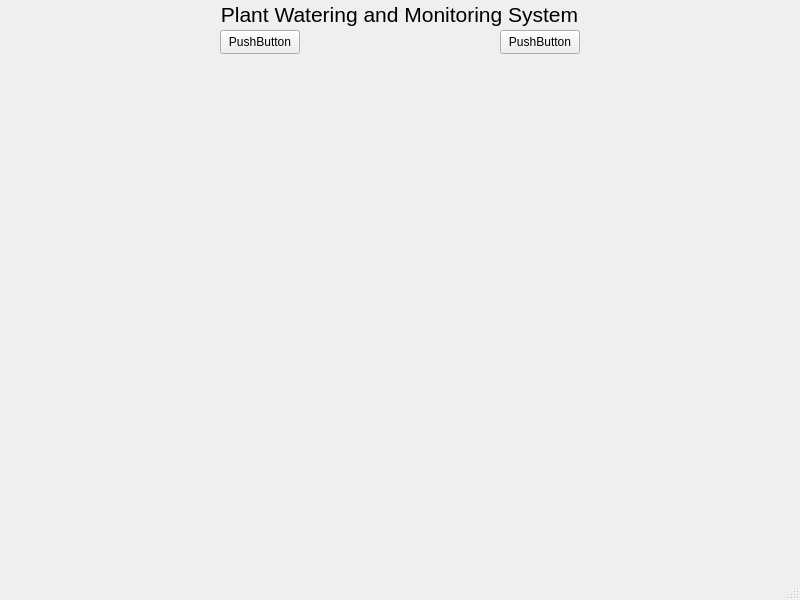
<?xml version="1.0" encoding="UTF-8"?>
<ui version="4.0">
 <class>MainWindow</class>
 <widget class="QMainWindow" name="MainWindow">
  <property name="geometry">
   <rect>
    <x>0</x>
    <y>0</y>
    <width>800</width>
    <height>600</height>
   </rect>
  </property>
  <property name="windowTitle">
   <string>MainWindow</string>
  </property>
  <widget class="QWidget" name="centralwidget">
   <widget class="QPushButton" name="pushButton">
    <property name="geometry">
     <rect>
      <x>500</x>
      <y>30</y>
      <width>80</width>
      <height>24</height>
     </rect>
    </property>
    <property name="text">
     <string>PushButton</string>
    </property>
   </widget>
   <widget class="QFrame" name="frame">
    <property name="geometry">
     <rect>
      <x>-1</x>
      <y>-1</y>
      <width>801</width>
      <height>31</height>
     </rect>
    </property>
    <property name="frameShape">
     <enum>QFrame::StyledPanel</enum>
    </property>
    <property name="frameShadow">
     <enum>QFrame::Raised</enum>
    </property>
    <widget class="QLabel" name="titleLabel">
     <property name="geometry">
      <rect>
       <x>0</x>
       <y>0</y>
       <width>801</width>
       <height>31</height>
      </rect>
     </property>
     <property name="font">
      <font>
       <pointsize>16</pointsize>
      </font>
     </property>
     <property name="autoFillBackground">
      <bool>true</bool>
     </property>
     <property name="text">
      <string>Plant Watering and Monitoring System</string>
     </property>
     <property name="alignment">
      <set>Qt::AlignCenter</set>
     </property>
    </widget>
   </widget>
   <widget class="QPushButton" name="pushButton_2">
    <property name="geometry">
     <rect>
      <x>220</x>
      <y>30</y>
      <width>80</width>
      <height>24</height>
     </rect>
    </property>
    <property name="text">
     <string>PushButton</string>
    </property>
   </widget>
  </widget>
  <widget class="QMenuBar" name="menubar">
   <property name="geometry">
    <rect>
     <x>0</x>
     <y>0</y>
     <width>800</width>
     <height>21</height>
    </rect>
   </property>
  </widget>
  <widget class="QStatusBar" name="statusbar"/>
 </widget>
 <resources/>
 <connections/>
</ui>
